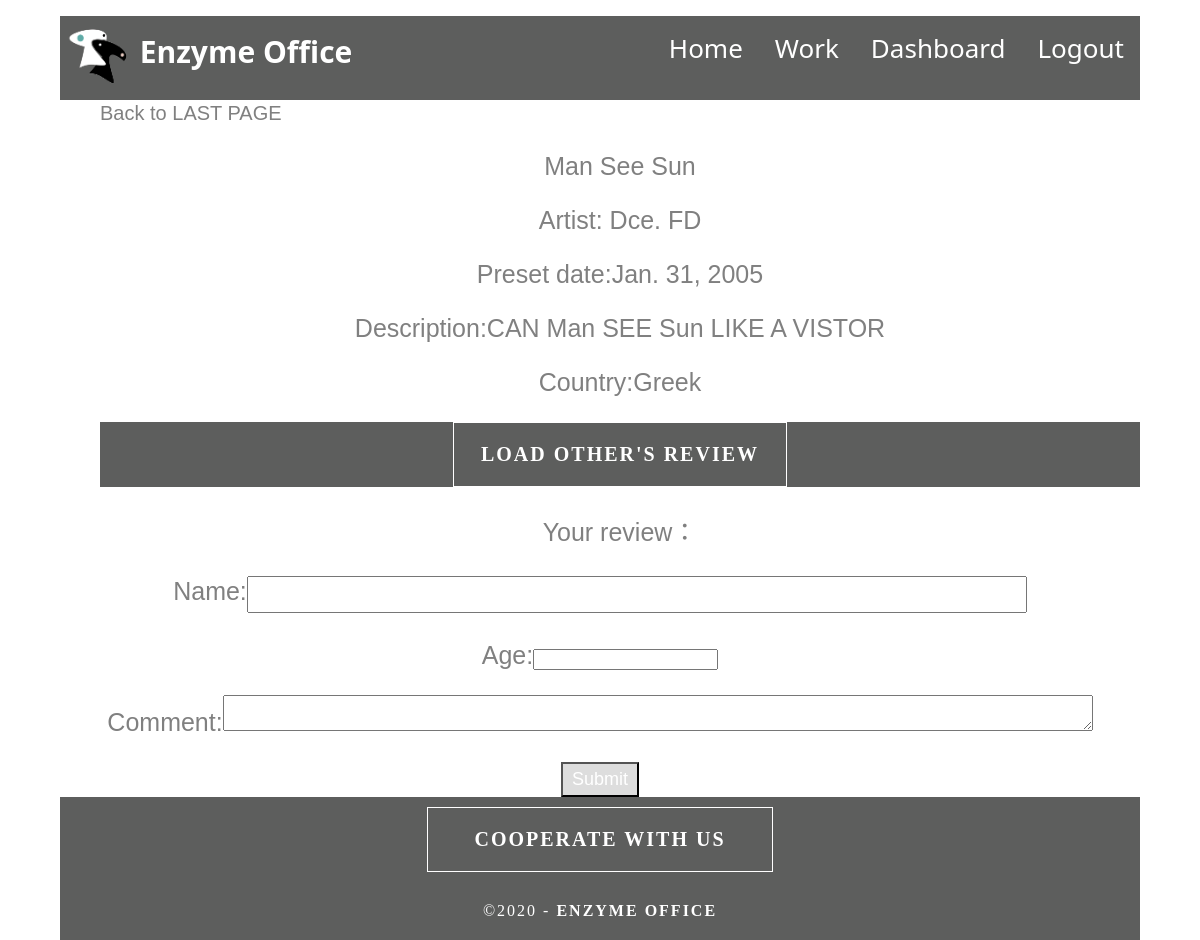
The page /enzymeoffice/Add/7 (signed in) on the database its author committed.
### enzyme/models.py (models this page shows)
class work(models.Model):
    id=models.TextField(max_length=50),
    title=models.TextField(max_length=100)
    url=models.TextField(max_length=100)
    imgposition=models.TextField(max_length=100)
    author=models.TextField(max_length=100)
    createdate=models.DateField(auto_now_add=True)
    description=models.TextField(max_length=100)
    country=models.TextField(max_length=100)

### enzyme/views.py (the view)
# urls.py: path('Add/<int:id>', views.enzyme_office_Add, name='enzyme_offic_Add'),
def enzyme_office_Add(request,id):
    worklist = work.objects.all()
    workdetail=[]
    if  request.session['is_login'] is True:
        for i in range(len(worklist)):
            if int(worklist[i].id) is id:
                workdetail.append(worklist[i])
        return render(request,"enzymeoffice/enzyme/Add.html", {"workdetail": workdetail})
    else:
        enzyme_office_alternative

### templates/enzymeoffice/enzyme/Add.html (shortened to what this page needs)
{% extends "enzymeoffice/base.html" %}
{% load static %}
{% block mainpage %}
           {% for work in workdetail %}
  <div class="mainpagedetail">
    <dl class="backbutton">
      <dd> <a href="{% url "enzyme:enzyme_offic_listdetail" work.id  %}" class="bbutton">Back to LAST PAGE</a> </dd>
    </dl>
    <dl>
      <dd>
        <p>{{work.title}}</p>
        <p>Artist: {{ work.author }}</p>
        <p>Preset date:{{work.createdate}}</p>
        <p>Description:{{work.description}}</p>
          <p>Country:{{work.country}}</p>
      </dd>
    </dl>
      <dd name="load" class="load" id="load" style="background-color: #5D5E5D;">
          <div class="button" worktitle="{{work.title}}" id="loadcomment" data-ajax-url="{% url "enzyme:enzyme_offic_loadcomment" %}">Load Other's Review</div>
      </dd>
	  <dl>
	  <dd name ="warning" id="warning">      <p> Your review：</p></dd>
	  </dl>
    <form data-ajax-url1="{% url "enzyme:enzyme_offic_savecomment" %}"method="POST" name="content" id="content">
      <div style="text-align:center;">
          <p>Name:<input type="text"id="name"lass="edittype" name="name"form="content"></p>
          <p>Age:<input type="number"id="age"lass="edittype" name="age"form="content"></p>
           <p>Comment:<textarea  name="textcontent" class="textcontent" id="textcontent" form="content"></textarea></p>
      </div>
      <div style="text-align:center;" id="deletethisaftersubmit">
		  <button type="submit"  Class="searchbutton" id="submitbutton">Submit</button>
      </div>
    </form>
  </div>
       {% endfor %}
{% endblock %}

### enzyme/static/css/p51.css (style rules this page uses)
body { font-family: Cambria, "Hoefler Text", "Liberation Serif", Times, "Times New Roman", serif; background-color: #FFFFFF; margin: 0; }
.button { width: 30%; margin-top: 10px; margin-right: auto; margin-bottom: 10px; margin-left: auto; padding-top: 20px; padding-right: 10px; padding-bottom: 20px; padding-left: 10px; text-align: center; vertical-align: middle; border-radius: 0px; text-transform: uppercase; font-weight: bold; font-size: 20px; font-family: Baskerville, "Palatino Linotype", Palatino, "Century Schoolbook L", "Times New Roman", "serif"; letter-spacing: 2px; border: 1px solid #FFFFFF; color: #FFFFFF; transition: all 0.3s linear; }
input[type=text], select { width: 70%; padding: 8px 10px; font-size: 15px; margin: 3px 0; display: inline-block; }
.searchbutton { padding: 5px 9px; background: #ddd; font-size: 18px; color: white; cursor: pointer; }
.bbutton { border: none; color: gray; text-align: center; text-decoration: none; margin-top: 2px; margin-bottom: 2px; display: inline-block; font-size: 20px; cursor: pointer; font-family: "Gill Sans", sans-serif; }
.mainpagedetail p { font-size: 25px; color: gray; font-family: "Gill Sans", sans-serif; text-align: center; }
.textcontent { width: 80%; }

### rows shown on the page
work: title "Man See Sun", author "Dce. FD", createdate "Jan. 31, 2005", description "CAN Man SEE Sun LIKE A VISTOR", country "Greek"
